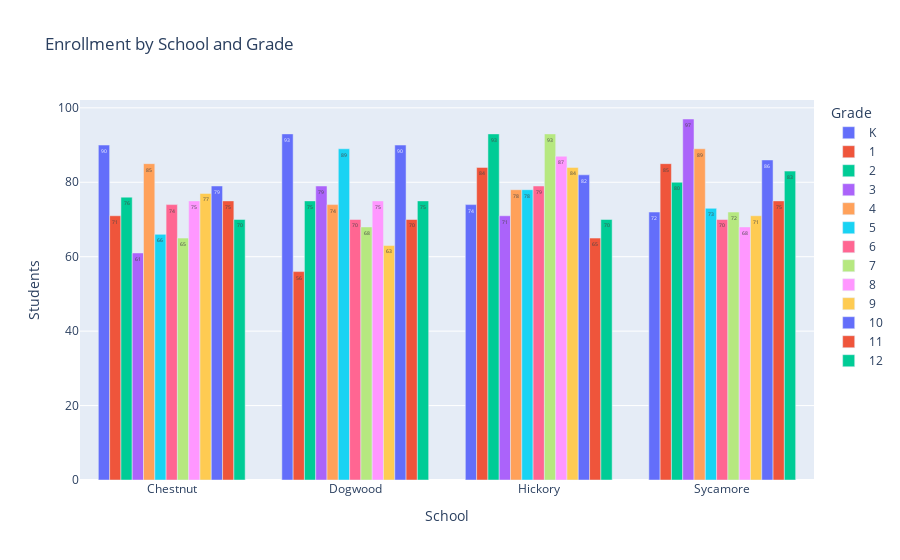

Here is the notebook cell this chart was saved with:
### Markdown cell above
### Graphing multiple variables via a bar chart:

In order to show enrollment by school and grade, we can call px.bar() to create a bar chart in which schools and student counts are the x and y variables, respectively. This chart will *also* add in student grades as the 'color' argument so that we can see individual enrollment counts at the school/grade level. 

The 'barmode' parameter lets us specify how we want the individual grade bars to be displayed. 'group', the parameter used below, shows these bars side by side. However,

### Code cell
fig_school_grade_enrollment = px.bar(
    df_school_grade_pivot, 
    x = 'School', y = 'Students', color = 'Grade', 
       barmode = 'group', text_auto = True,
        title = 'Enrollment by School and Grade')

# Because we called px.bar() rather than px.histogram(),
# the y axis title is equal to our y axis value ('Students')
# by default. Therefore, unlike with the histogram we created
# earlier, there's no need to rename this title.

save_chart(fig_school_grade_enrollment, 'enrollment_by_school_and_grade')

fig_school_grade_enrollment

### Figure 1 — Plotly figure (JSON) as saved in the notebook; plotly's stock layout.template omitted (floating-point values rounded to 4 significant figures)
{"data": [{"alignmentgroup": "True", "hovertemplate": "Grade=K<br>School=%{x}<br>Students=%{y}<extra></extra>", "legendgroup": "K", "marker": {"color": "#636efa", "pattern": {"shape": ""}}, "name": "K", "offsetgroup": "K", "orientation": "v", "showlegend": true, "textposition": "auto", "texttemplate": "%{y}", "type": "bar", "x": ["Chestnut", "Dogwood", "Hickory", "Sycamore"], "xaxis": "x", "y": [90, 93, 74, 72], "yaxis": "y"}, {"alignmentgroup": "True", "hovertemplate": "Grade=1<br>School=%{x}<br>Students=%{y}<extra></extra>", "legendgroup": "1", "marker": {"color": "#EF553B", "pattern": {"shape": ""}}, "name": "1", "offsetgroup": "1", "orientation": "v", "showlegend": true, "textposition": "auto", "texttemplate": "%{y}", "type": "bar", "x": ["Chestnut", "Dogwood", "Hickory", "Sycamore"], "xaxis": "x", "y": [71, 56, 84, 85], "yaxis": "y"}, {"alignmentgroup": "True", "hovertemplate": "Grade=2<br>School=%{x}<br>Students=%{y}<extra></extra>", "legendgroup": "2", "marker": {"color": "#00cc96", "pattern": {"shape": ""}}, "name": "2", "offsetgroup": "2", "orientation": "v", "showlegend": true, "textposition": "auto", "texttemplate": "%{y}", "type": "bar", "x": ["Chestnut", "Dogwood", "Hickory", "Sycamore"], "xaxis": "x", "y": [76, 75, 93, 80], "yaxis": "y"}, {"alignmentgroup": "True", "hovertemplate": "Grade=3<br>School=%{x}<br>Students=%{y}<extra></extra>", "legendgroup": "3", "marker": {"color": "#ab63fa", "pattern": {"shape": ""}}, "name": "3", "offsetgroup": "3", "orientation": "v", "showlegend": true, "textposition": "auto", "texttemplate": "%{y}", "type": "bar", "x": ["Chestnut", "Dogwood", "Hickory", "Sycamore"], "xaxis": "x", "y": [61, 79, 71, 97], "yaxis": "y"}, {"alignmentgroup": "True", "hovertemplate": "Grade=4<br>School=%{x}<br>Students=%{y}<extra></extra>", "legendgroup": "4", "marker": {"color": "#FFA15A", "pattern": {"shape": ""}}, "name": "4", "offsetgroup": "4", "orientation": "v", "showlegend": true, "textposition": "auto", "texttemplate": "%{y}", "type": "bar", "x": ["Chestnut", "Dogwood", "Hickory", "Sycamore"], "xaxis": "x", "y": [85, 74, 78, 89], "yaxis": "y"}, {"alignmentgroup": "True", "hovertemplate": "Grade=5<br>School=%{x}<br>Students=%{y}<extra></extra>", "legendgroup": "5", "marker": {"color": "#19d3f3", "pattern": {"shape": ""}}, "name": "5", "offsetgroup": "5", "orientation": "v", "showlegend": true, "textposition": "auto", "texttemplate": "%{y}", "type": "bar", "x": ["Chestnut", "Dogwood", "Hickory", "Sycamore"], "xaxis": "x", "y": [66, 89, 78, 73], "yaxis": "y"}, {"alignmentgroup": "True", "hovertemplate": "Grade=6<br>School=%{x}<br>Students=%{y}<extra></extra>", "legendgroup": "6", "marker": {"color": "#FF6692", "pattern": {"shape": ""}}, "name": "6", "offsetgroup": "6", "orientation": "v", "showlegend": true, "textposition": "auto", "texttemplate": "%{y}", "type": "bar", "x": ["Chestnut", "Dogwood", "Hickory", "Sycamore"], "xaxis": "x", "y": [74, 70, 79, 70], "yaxis": "y"}, {"alignmentgroup": "True", "hovertemplate": "Grade=7<br>School=%{x}<br>Students=%{y}<extra></extra>", "legendgroup": "7", "marker": {"color": "#B6E880", "pattern": {"shape": ""}}, "name": "7", "offsetgroup": "7", "orientation": "v", "showlegend": true, "textposition": "auto", "texttemplate": "%{y}", "type": "bar", "x": ["Chestnut", "Dogwood", "Hickory", "Sycamore"], "xaxis": "x", "y": [65, 68, 93, 72], "yaxis": "y"}, {"alignmentgroup": "True", "hovertemplate": "Grade=8<br>School=%{x}<br>Students=%{y}<extra></extra>", "legendgroup": "8", "marker": {"color": "#FF97FF", "pattern": {"shape": ""}}, "name": "8", "offsetgroup": "8", "orientation": "v", "showlegend": true, "textposition": "auto", "texttemplate": "%{y}", "type": "bar", "x": ["Chestnut", "Dogwood", "Hickory", "Sycamore"], "xaxis": "x", "y": [75, 75, 87, 68], "yaxis": "y"}, {"alignmentgroup": "True", "hovertemplate": "Grade=9<br>School=%{x}<br>Students=%{y}<extra></extra>", "legendgroup": "9", "marker": {"color": "#FECB52", "pattern": {"shape": ""}}, "name": "9", "offsetgroup": "9", "orientation": "v", "showlegend": true, "textposition": "auto", "texttemplate": "%{y}", "type": "bar", "x": ["Chestnut", "Dogwood", "Hickory", "Sycamore"], "xaxis": "x", "y": [77, 63, 84, 71], "yaxis": "y"}, {"alignmentgroup": "True", "hovertemplate": "Grade=10<br>School=%{x}<br>Students=%{y}<extra></extra>", "legendgroup": "10", "marker": {"color": "#636efa", "pattern": {"shape": ""}}, "name": "10", "offsetgroup": "10", "orientation": "v", "showlegend": true, "textposition": "auto", "texttemplate": "%{y}", "type": "bar", "x": ["Chestnut", "Dogwood", "Hickory", "Sycamore"], "xaxis": "x", "y": [79, 90, 82, 86], "yaxis": "y"}, {"alignmentgroup": "True", "hovertemplate": "Grade=11<br>School=%{x}<br>Students=%{y}<extra></extra>", "legendgroup": "11", "marker": {"color": "#EF553B", "pattern": {"shape": ""}}, "name": "11", "offsetgroup": "11", "orientation": "v", "showlegend": true, "textposition": "auto", "texttemplate": "%{y}", "type": "bar", "x": ["Chestnut", "Dogwood", "Hickory", "Sycamore"], "xaxis": "x", "y": [75, 70, 65, 75], "yaxis": "y"}, {"alignmentgroup": "True", "hovertemplate": "Grade=12<br>School=%{x}<br>Students=%{y}<extra></extra>", "legendgroup": "12", "marker": {"color": "#00cc96", "pattern": {"shape": ""}}, "name": "12", "offsetgroup": "12", "orientation": "v", "showlegend": true, "textposition": "auto", "texttemplate": "%{y}", "type": "bar", "x": ["Chestnut", "Dogwood", "Hickory", "Sycamore"], "xaxis": "x", "y": [70, 75, 70, 83], "yaxis": "y"}], "layout": {"barmode": "group", "legend": {"title": {"text": "Grade"}, "tracegroupgap": 0}, "title": {"text": "Enrollment by School and Grade"}, "xaxis": {"anchor": "y", "domain": [0, 1], "title": {"text": "School"}}, "yaxis": {"anchor": "x", "domain": [0, 1], "title": {"text": "Students"}}}}
